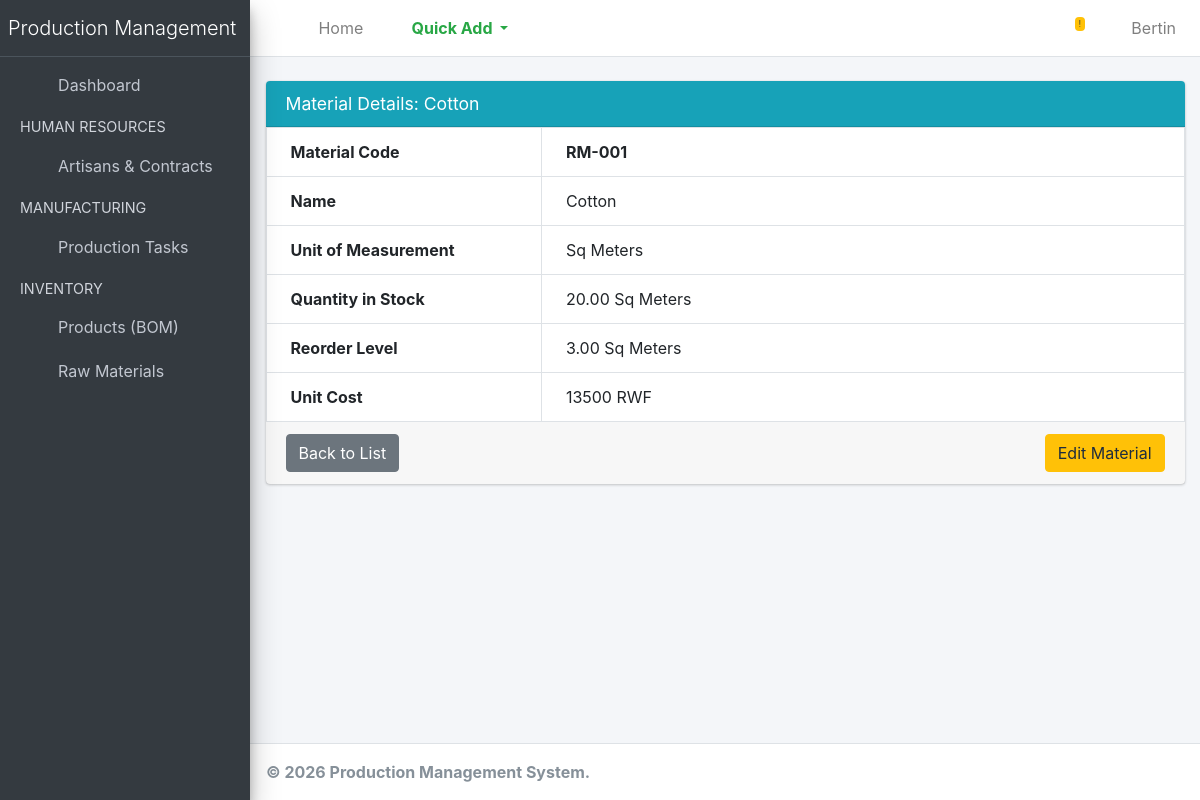
The app's page /inventory/materials/1/ (signed in), older data.
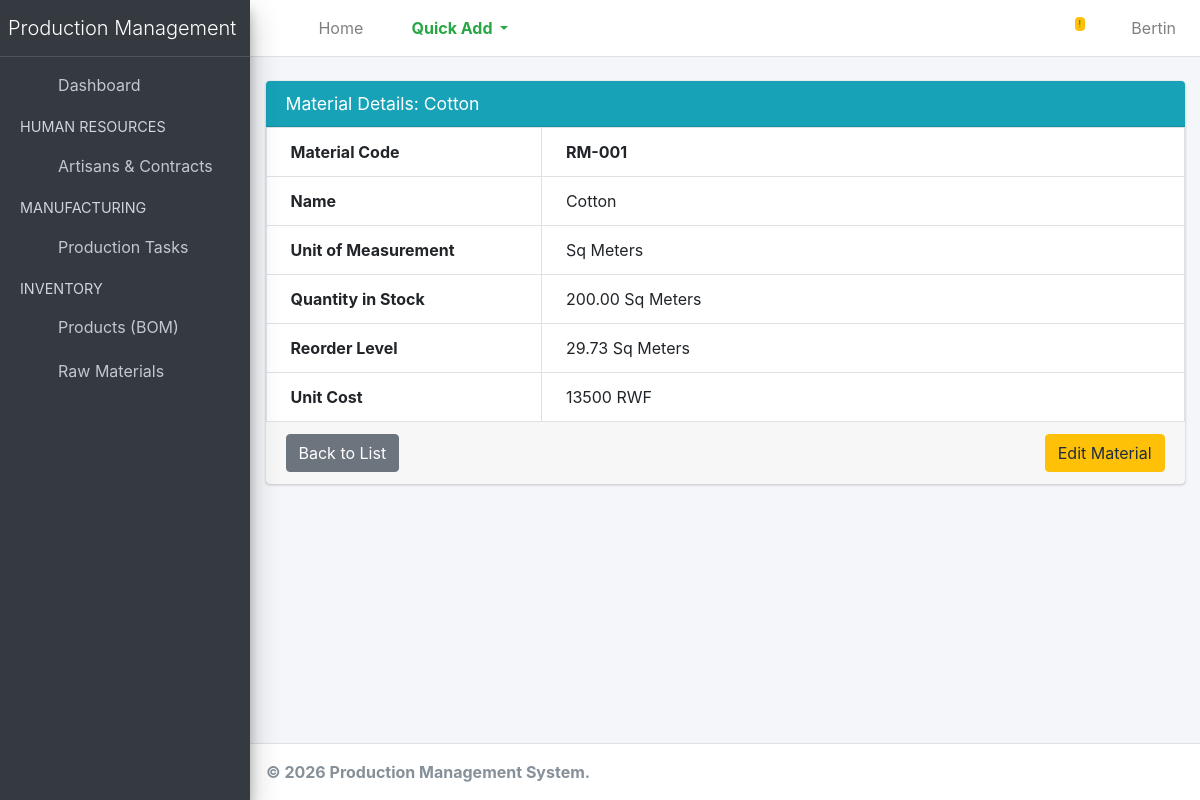
The same page, newer data.
### inventory/models.py (models this page shows, shortened)
class RawMaterial(models.Model):
    code = models.CharField(max_length=20, unique=True, help_text="e.g., RM-001")
    name = models.CharField(max_length=100, help_text="e.g., Full Grain Leather")
    unit = models.CharField(max_length=20, help_text="e.g., Sq Meters, Pieces, Spools")
    quantity_in_stock = models.DecimalField(max_digits=10, decimal_places=2, default=0,
                                            validators=[MinValueValidator(0)])
    reorder_level = models.DecimalField(max_digits=10, decimal_places=2, default=0)
    unit_cost = models.DecimalField(max_digits=10, decimal_places=0, help_text="Cost in RWF")

### inventory/views.py (the view)
# urls.py: path('materials/<int:pk>/', views.material_detail, name='material_detail'),
@login_required
def material_detail(request, pk):
    material = get_object_or_404(RawMaterial, pk=pk)
    return render(request, 'inventory/material_detail.html', {'material': material})

### inventory/templates/inventory/material_detail.html
{% extends 'base.html' %}
{% block content %}
<div class="card card-info">
    <div class="card-header">
        <h3 class="card-title">Material Details: {{ material.name }}</h3>
    </div>
    <div class="card-body p-0 table-responsive">
        <table class="table table-bordered mb-0">
            <tbody>
                <tr><th style="width: 30%">Material Code</th><td><strong>{{ material.code }}</strong></td></tr>
                <tr><th>Name</th><td>{{ material.name }}</td></tr>
                <tr><th>Unit of Measurement</th><td>{{ material.unit }}</td></tr>
                <tr>
                    <th>Quantity in Stock</th>
                    <td class="{% if material.quantity_in_stock <= material.reorder_level %}text-danger font-weight-bold{% endif %}">
                        {{ material.quantity_in_stock }} {{ material.unit }}
                    </td>
                </tr>
                <tr><th>Reorder Level</th><td>{{ material.reorder_level }} {{ material.unit }}</td></tr>
                <tr><th>Unit Cost</th><td>{{ material.unit_cost }} RWF</td></tr>
            </tbody>
        </table>
    </div>
    <div class="card-footer">
        <a href="{% url 'inventory:material_list' %}" class="btn btn-secondary">Back to List</a>
        {% if request.user.is_staff %}
            <a href="{% url 'inventory:material_update' material.pk %}" class="btn btn-warning float-right">Edit Material</a>
        {% endif %}
    </div>
</div>
{% endblock %}

Row changes from the older to the newer data that the page shows:
changed RawMaterial "Cotton": quantity_in_stock "20.00" → "200.00"; reorder_level "3.00" → "29.73"
